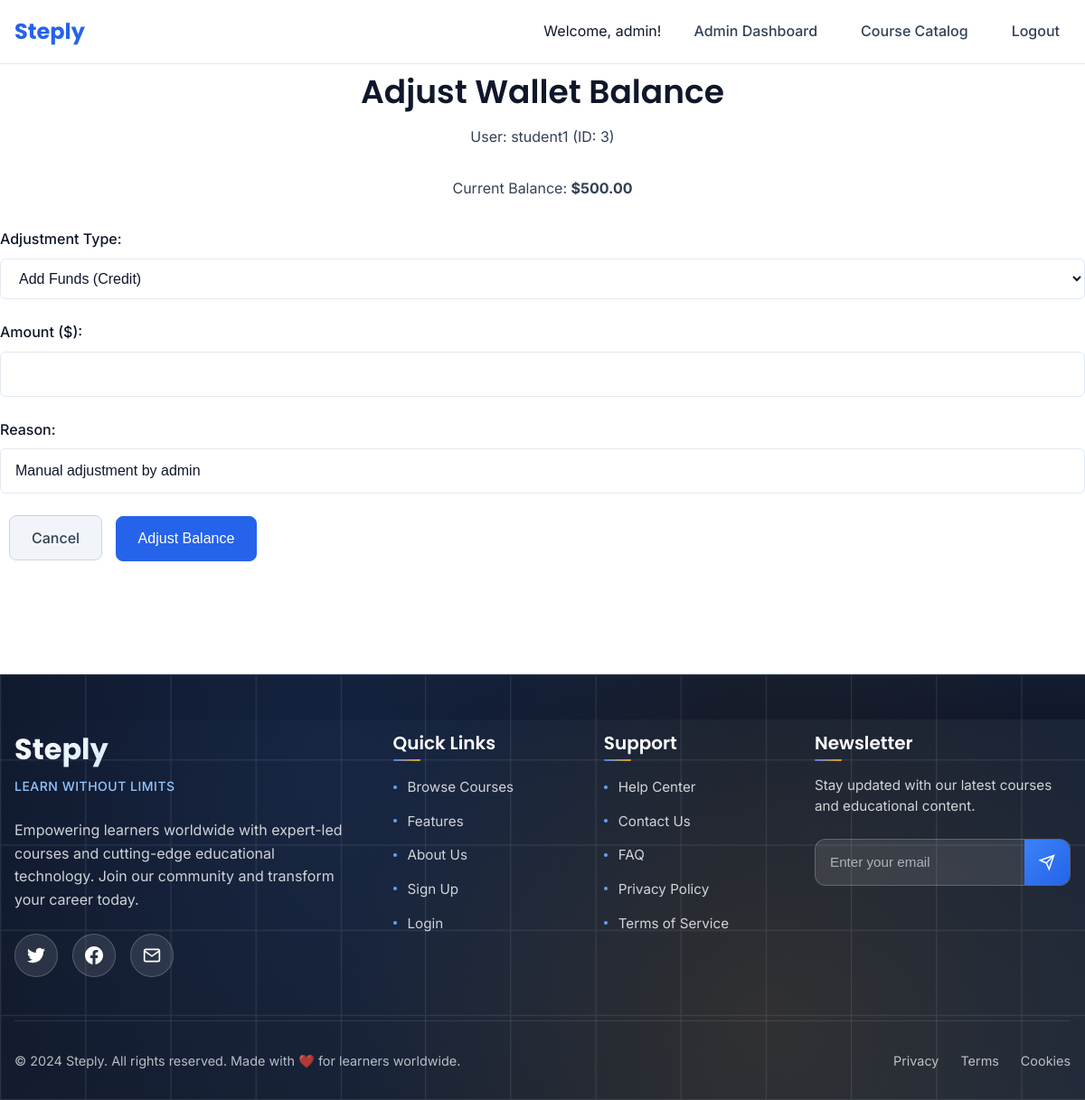
Page /admin/edit_wallet.php?id=1 (signed in) on the committed database.
### tables this page shows
CREATE TABLE IF NOT EXISTS wallets (
    wallet_id INT AUTO_INCREMENT PRIMARY KEY,
    user_id INT NOT NULL,
    balance DECIMAL(10,2) DEFAULT 0.00,
    created_at TIMESTAMP DEFAULT CURRENT_TIMESTAMP,
    updated_at TIMESTAMP DEFAULT CURRENT_TIMESTAMP ON UPDATE CURRENT_TIMESTAMP,
    FOREIGN KEY (user_id) REFERENCES users(user_id) ON DELETE CASCADE
);

CREATE TABLE IF NOT EXISTS users (
    user_id INT AUTO_INCREMENT PRIMARY KEY,
    username VARCHAR(50) NOT NULL UNIQUE,
    email VARCHAR(100) NOT NULL UNIQUE,
    password_hash VARCHAR(255) NOT NULL,
    role ENUM('admin', 'instructor', 'student') DEFAULT 'student',
    created_at TIMESTAMP DEFAULT CURRENT_TIMESTAMP,
    updated_at TIMESTAMP DEFAULT CURRENT_TIMESTAMP ON UPDATE CURRENT_TIMESTAMP
);

### admin/edit_wallet.php (the view, shortened to what this page needs)
<?php
require_once __DIR__ .
    '/../config/db.php';
include __DIR__ .
    '/../templates/partials/header.php';
$wallet_id = intval($_GET['id']);
$stmt = $conn->prepare("SELECT w.wallet_id, w.user_id, w.balance, u.username
                        FROM wallets w
                        JOIN users u ON w.user_id = u.user_id
                        WHERE w.wallet_id = :wallet_id");
$stmt->bindParam(':wallet_id', $wallet_id, PDO::PARAM_INT);
$stmt->execute();
$wallet = $stmt->fetch(PDO::FETCH_ASSOC);
$user_id = $wallet['user_id'];
$username = $wallet['username'];
$current_balance = $wallet['balance'];
?>
<div class="form-wrapper">
    <h2 class="text-center mb-3">Adjust Wallet Balance</h2>
    <p class="text-center lead">User: <span class="text-primary"><?php echo htmlspecialchars($username); ?></span> (ID: <?php echo $user_id; ?>)</p>
    <p class="text-center mb-4">Current Balance: <strong class="text-success">$<?php echo htmlspecialchars(number_format($current_balance, 2)); ?></strong></p>
    <form action="edit_wallet.php?id=<?php echo $wallet_id; ?>" method="post">
        <div class="form-group mb-3">
            <label for="adjustment_type" class="form-label">Adjustment Type:</label>
            <select id="adjustment_type" name="adjustment_type" class="form-control">
                <option value="add">Add Funds (Credit)</option>
            </select>
        </div>
        <div class="form-group mb-3">
            <label for="amount" class="form-label">Amount ($):</label>
            <input type="number" id="amount" name="amount" class="form-control" step="0.01" min="0.01" required>
        </div>
        <div class="form-group mb-3">
            <label for="reason" class="form-label">Reason:</label>
            <input type="text" id="reason" name="reason" class="form-control" value="Manual adjustment by admin" required>
        </div>
        <div class="d-grid gap-2 d-md-flex justify-content-md-end">
            <a href="manage_wallets.php" class="btn btn-secondary">Cancel</a>
            <button type="submit" class="btn btn-primary">Adjust Balance</button>
        </div>
    </form>
</div>
<?php
include __DIR__ .
    '/../templates/partials/footer.php';
?>

### public/css/modern-style.css (style rules this page uses)
:root { --primary-50: #eff6ff; --primary-100: #dbeafe; --primary-200: #bfdbfe; --primary-300: #93c5fd; --primary-400: #60a5fa; --primary-500: #3b82f6; --primary-600: #2563eb; --primary-700: #1d4ed8; --primary-800: #1e40af; --primary-900: #1e3a8a; --secondary-50: #f8fafc; --secondary-100: #f1f5f9; --secondary-200: #e2e8f0; --secondary-300: #cbd5e1; --secondary-400: #94a3b8; --secondary-500: #64748b; --secondary-600: #475569; --secondary-700: #334155; --secondary-800: #1e293b; --secondary-900: #0f172a; --accent-500: #f59e0b; --accent-600: #d97706; --success-500: #10b981; --success-600: #059669; --danger-500: #ef4444; --danger-600: #dc2626; --warning-500: #f59e0b; --warning-600: #d97706; --font-sans: 'Inter', -apple-system, BlinkMacSystemFont, 'Segoe UI', Roboto, sans-serif; --font-display: 'Poppins', var(--font-sans); --font-mono: 'Fira Code', 'SF Mono', Monaco, 'Cascadia Code', monospace; --space-1: 0.25rem; --space-2: 0.5rem; --space-3: 0.75rem; --space-4: 1rem; --space-5: 1.25rem; --space-6: 1.5rem; --space-8: 2rem; --space-10: 2.5rem; --space-12: 3rem; --space-16: 4rem; --space-20: 5rem; --space-24: 6rem; --radius-sm: 0.125rem; --radius: 0.375rem; --radius-md: 0.5rem; --radius-lg: 0.75rem; --radius-xl: 1rem; --radius-2xl: 1.5rem; --radius-full: 9999px; --shadow-sm: 0 1px 2px 0 rgb(0 0 0 / 0.05); --shadow: 0 1px 3px 0 rgb(0 0 0 / 0.1), 0 1px 2px -1px rgb(0 0 0 / 0.1); --shadow-md: 0 4px 6px -1px rgb(0 0 0 / 0.1), 0 2px 4px -2px rgb(0 0 0 / 0.1); --shadow-lg: 0 10px 15px -3px rgb(0 0 0 / 0.1), 0 4px 6px -4px rgb(0 0 0 / 0.1); --shadow-xl: 0 20px 25px -5px rgb(0 0 0 / 0.1), 0 8px 10px -6px rgb(0 0 0 / 0.1); --shadow-2xl: 0 25px 50px -12px rgb(0 0 0 / 0.25); --transition-fast: 150ms cubic-bezier(0.4, 0, 0.2, 1); --transition-normal: 300ms cubic-bezier(0.4, 0, 0.2, 1); --transition-slow: 500ms cubic-bezier(0.4, 0, 0.2, 1); --z-dropdown: 1000; --z-sticky: 1020; --z-fixed: 1030; --z-modal: 1040; --z-popover: 1050; --z-tooltip: 1060; }
:root { --bg-primary: #ffffff; --bg-secondary: var(--secondary-50); --bg-tertiary: var(--secondary-100); --text-primary: var(--secondary-900); --text-secondary: var(--secondary-700); --text-tertiary: var(--secondary-500); --border-color: var(--secondary-200); }
*, *::before, *::after { box-sizing: border-box; margin: 0; padding: 0; }
html { scroll-behavior: smooth; font-size: 16px; }
body { font-family: var(--font-sans); font-size: 1rem; line-height: 1.6; color: var(--text-primary); background-color: var(--bg-primary); -webkit-font-smoothing: antialiased; -moz-osx-font-smoothing: grayscale; overflow-x: hidden; }
h1, h2, h3, h4, h5, h6 { font-family: var(--font-display); font-weight: 600; line-height: 1.2; color: var(--text-primary); margin-bottom: var(--space-4); }
h2 { font-size: 2.25rem; }
p { margin-bottom: var(--space-4); color: var(--text-secondary); }
a { color: var(--primary-600); text-decoration: none; transition: color var(--transition-fast); }
.btn { margin-bottom: 29px; margin-left: 10px; display: inline-flex; align-items: center; justify-content: center; padding: var(--space-3) var(--space-6); font-size: 1rem; font-weight: 500; line-height: 1.5; text-decoration: none; border: 1px solid transparent; border-radius: var(--radius-md); cursor: pointer; transition: all var(--transition-fast); position: relative; overflow: hidden; }
.btn-primary { background-color: var(--primary-600); color: white; border-color: var(--primary-600); }
.btn-secondary { background-color: var(--secondary-100); color: var(--secondary-700); border-color: var(--secondary-300); }
.btn::after { content: ''; position: absolute; top: 50%; left: 50%; width: 0; height: 0; border-radius: 50%; background: rgba(255, 255, 255, 0.3); transform: translate(-50%, -50%); transition: width 0.6s, height 0.6s; }
.form-group { margin-bottom: var(--space-6); }
.form-label { display: block; margin-bottom: var(--space-2); font-weight: 500; color: var(--text-primary); }
.form-control { width: 100%; padding: var(--space-3) var(--space-4); font-size: 1rem; line-height: 1.5; color: var(--text-primary); background-color: var(--bg-primary); border: 1px solid var(--border-color); border-radius: var(--radius); transition: all var(--transition-fast); }
.text-center { text-align: center; }
.mb-4 { padding:15px; margin-bottom: var(--space-4); }

### templates/partials/header.php (style rules this page uses)
.page-wrapper { min-height: 100vh; display: flex; flex-direction: column; }

### rows in the picture
wallets: user.username "student1", user "3", balance "500.00"

### other values in the picture
$site_name "Steply"
$username "admin"
